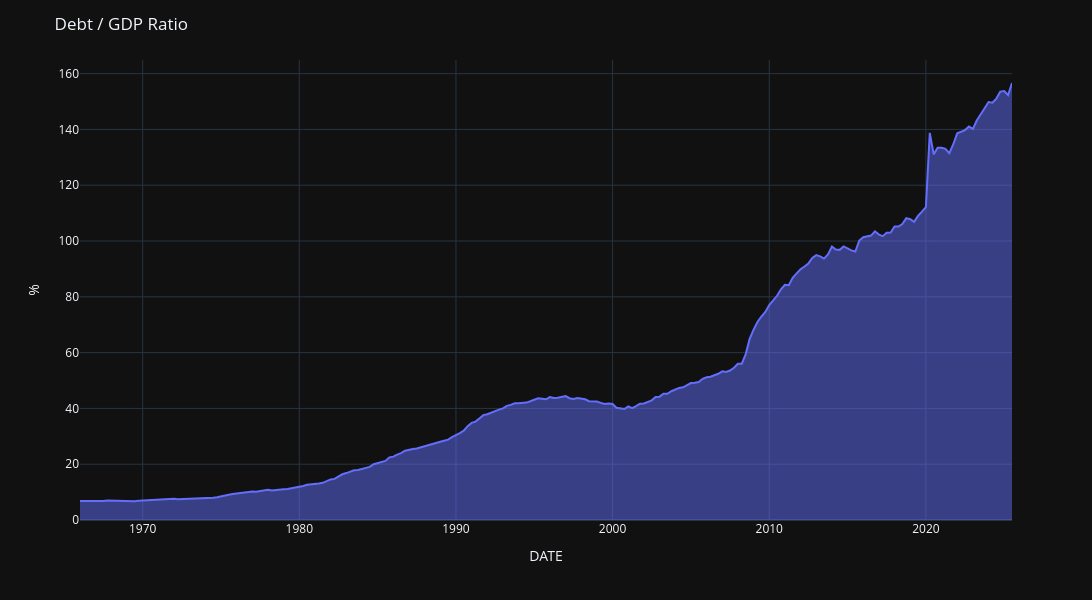

The notebook cell this image was saved under:
### Markdown cell above
- **Plot Debt / GDP Ratio**

### Code cell
fig = px.area(
    df,
    x=df.index,
    y="Debt / GDP Ratio",
)

fig.update_layout(
    title=dict(text='Debt / GDP Ratio'),
    width=1500,
    height=600,
    yaxis=dict(title="%"),
    hovermode="x unified",
    template="plotly_dark"
)

fig.show()

### Figure 1 — Plotly figure (JSON) as saved in the notebook; plotly's stock layout.template omitted (floating-point values rounded to 4 significant figures; data arrays with more than 128 entries replaced by an {"elided": "..."} marker saying what was removed)
{"data": [{"fillpattern": {"shape": ""}, "hovertemplate": "DATE=%{x}<br>Debt / GDP Ratio=%{y}<extra></extra>", "legendgroup": "", "line": {"color": "#636efa"}, "marker": {"symbol": "circle"}, "mode": "lines", "name": "", "orientation": "v", "showlegend": false, "stackgroup": "1", "type": "scatter", "x": {"elided": "239 str values"}, "xaxis": "x", "y": {"elided": "239 float values"}, "yaxis": "y"}], "layout": {"height": 600, "hovermode": "x unified", "legend": {"tracegroupgap": 0}, "margin": {"t": 60}, "title": {"text": "Debt / GDP Ratio"}, "width": 1500, "xaxis": {"anchor": "y", "domain": [0, 1], "title": {"text": "DATE"}}, "yaxis": {"anchor": "x", "domain": [0, 1], "title": {"text": "%"}}}}
